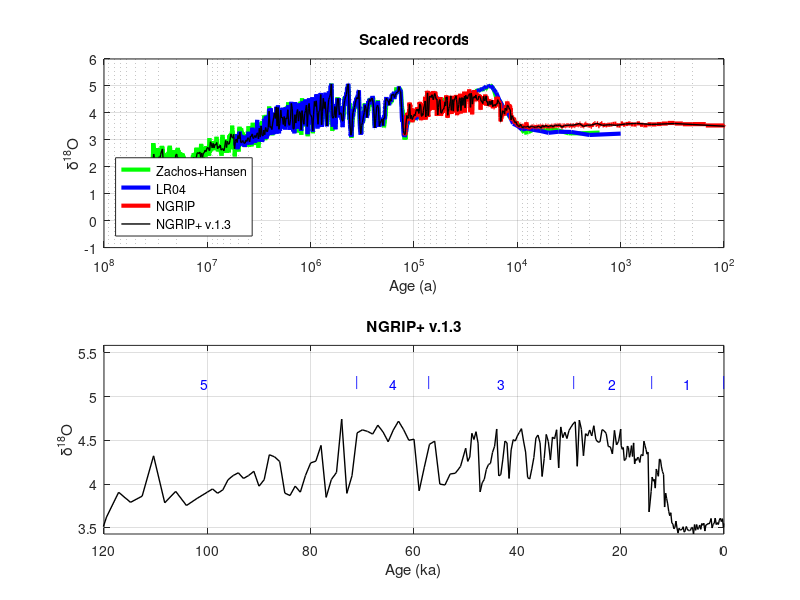

MATLAB code for this plot:
function [ ] = make_climatecurves()

%% Written by Ángel Rodés -- SUERC
% angelrodes@gmail.com
% 2018

% This script generates paleo-climate curves:
%  -Ages
%  -d18O: combined curves from NGRIP, LR04, Zachos et al. (2008) 
%    and Hansen et al. (2013), scaled to LR04 (Lisiecki & Raymo, 2005)
%  -MIS names and MIS start and end ages

% Version
climatecurves.ver='NGRIP+ v.1.3';

%% load LR04 data
% Lisiecki, L. E., and M. E. Raymo (2005), A Pliocene-
% Pleistocene stack of 57 globally distributed benthic d18O records, 
% Paleoceanography,20, PA1003, doi:10.1029/2004PA001071.
data=csvread('LR04.csv');
LR04.age=1000*data(:,1)';
LR04.d18O=data(:,2)';

%% load and scale NGRIP data
% North Greenland Ice Core Project members (2004)
% High-resolution record of Northern Hemisphere climate extending into the
% last interglacial period. Nature 431(7005):147-151. 
data=csvread('NGRIP.csv');
NGRIP.age=data(:,1)';
NGRIP.d8Otemp=data(:,2)';
p = polyfit(NGRIP.d8Otemp,interp1(LR04.age,LR04.d18O,NGRIP.age),1);
NGRIP.d18O=polyval(p,NGRIP.d8Otemp); % scale to LR04

%% Load an scale Zachos et al. (2008) and Hansen et al. (2013) data
% SOURCE: http://www.columbia.edu/~mhs119/Sensitivity+SL+CO2/Table.txt
% NAME OF DATA SET: Cenozoic Global Deep-Sea Stable Isotope Data
% LAST UPDATE: 10/2008 (Original receipt by WDC Paleo)
% CONTRIBUTOR: Jim Zachos, University of California, Santa Cruz
% IGBP PAGES/WDCA CONTRIBUTION SERIES NUMBER: 2008-098
% WDC PALEO CONTRIBUTION SERIES CITATION: 
% Zachos, J., et al. 2008.
% Cenozoic Global Deep-Sea Stable Isotope Data. 
% IGBP PAGES/World Data Center for Paleoclimatology 
% Data Contribution Series # 2008-098. 
% NOAA/NCDC Paleoclimatology Program, Boulder CO, USA.
data=csvread('Zachos2008Hansen2013.csv');
ZACHOS.age=1e6*data(:,1)';
ZACHOS.d8Otemp=data(:,2)';
p = polyfit(interp1(ZACHOS.age,ZACHOS.d8Otemp,LR04.age(LR04.age>min(ZACHOS.age))),LR04.d18O(LR04.age>min(ZACHOS.age)),1);
ZACHOS.d18O=polyval(p,ZACHOS.d8Otemp); % scale to LR04

%% combine curves
climatecurves.age=[NGRIP.age,LR04.age(LR04.age>max(NGRIP.age)),ZACHOS.age(ZACHOS.age>max(LR04.age))];
climatecurves.d18O=[NGRIP.d18O,LR04.d18O(LR04.age>max(NGRIP.age)),ZACHOS.d18O(ZACHOS.age>max(LR04.age))];

%% remove duplicated ages
[~,ia,~] = unique(climatecurves.age,'first');
climatecurves.age=climatecurves.age(ia);
climatecurves.d18O=climatecurves.d18O(ia);

%% simplify curve for cosmonuclide accumulation
% newages=[PALEO.age(PALEO.age<100e3),10.^(5:log10(1.005):log10(max(PALEO.age)))]; % 0.5% increase after 100ka
newages=[0:20:90,...
    100:200:20e3-100,...
    20e3:400:50e3-200,...
    50e3:1000:1e5-200,...
    10.^(5:log10(1.02):log10(max(climatecurves.age)))]; % 2% increase after 100ka
newd18O=interp1(climatecurves.age,climatecurves.d18O,newages);
climatecurves.age=newages;
climatecurves.d18O=newd18O;

%% MIS names and ages
climatecurves.MISname=[{'1'},{'2'},{'3'},{'4'},{'5'},{'6'},{'7'},{'8'},{'9'},{'10'},{'11'},{'12'},{'13'},{'14'},{'15'},{'16'},{'17'},{'18'},{'19'},{'20'},{'21'},{'22'},{'23'},{'24'},{'25'},{'26'},{'27'},{'28'},{'29'},{'30'},{'31'},{'32'},{'33'},{'34'},{'35'},{'36'},{'37'},{'38'},{'39'},{'40'},{'41'},{'42'},{'43'},{'44'},{'45'},{'46'},{'47'},{'48'},{'49'},{'50'},{'51'},{'52'},{'53'},{'54'},{'55'},{'56'},{'57'},{'58'},{'59'},{'60'},{'61'},{'62'},{'63'},{'64'},{'65'},{'66'},{'67'},{'68'},{'69'},{'70'},{'71'},{'72'},{'73'},{'74'},{'75'},{'76'},{'77'},{'78'},{'79'},{'80'},{'81'},{'82'},{'83'},{'84'},{'85'},{'86'},{'87'},{'88'},{'89'},{'90'},{'91'},{'92'},{'93'},{'94'},{'95'},{'96'},{'97'},{'98'},{'99'},{'100'},{'101'},{'102'},{'103'},{'104'},{'G1'},{'G2'},{'G3'},{'G4'},{'G5'},{'G6'},{'G7'},{'G8'},{'G9'},{'G10'},{'G11'},{'G12'},{'G13'},{'G14'},{'G15'},{'G16'},{'G17'},{'G18'},{'G19'},{'G20'},{'G21'},{'G22'},{'K1'},{'K2'},{'KM1'},{'KM2'},{'KM3'},{'KM4'},{'KM5'},{'KM6'},{'M1'},{'M2'},{'MG1'},{'MG2'},{'MG3'},{'MG4'},{'MG5'},{'MG6'},{'MG7'},{'MG8'},{'MG9'},{'MG10'},{'MG11'},{'MG12'},{'Gi1'},{'Gi2'},{'Gi3'},{'Gi4'},{'Gi5'},{'Gi6'},{'Gi7'},{'Gi8'},{'Gi9'},{'Gi10'},{'Gi11'},{'Gi12'},{'Gi13'},{'Gi14'},{'Gi15'},{'Gi16'},{'Gi17'},{'Gi18'},{'Gi19'},{'Gi20'},{'Gi21'},{'Gi22'},{'Gi23'},{'Gi24'},{'Gi25'},{'Gi26'},{'Gi27'},{'Gi28'},{'Co1'},{'Co2'},{'Co3'},{'Co4'},{'CN1'},{'CN2'},{'CN3'},{'CN4'},{'CN5'},{'CN6'},{'CN7'},{'CN8'},{'N1'},{'N2'},{'N3'},{'N4'},{'N5'},{'N6'},{'N7'},{'N8'},{'N9'},{'N10'},{'NS1'},{'NS2'},{'NS3'},{'NS4'},{'NS5'},{'NS6'},{'Si1'},{'Si2'},{'Si3'},{'Si4'},{'Si5'},{'Si6'},{'ST1'},{'ST2'},{'ST3'},{'ST4'},{'T1'},{'T2'},{'T3'},{'T4'},{'T5'},{'T6'},{'T7'},{'T8'},{'TG1'},{'TG2'},{'TG3'},{'TG4'},{'TG5'},{'TG6'}];
climatecurves.MISend=1e3*[0,14,29,57,71,130,191,243,300,337,374,424,478,533,563,621,676,712,761,790,814,866,900,917,936,959,970,982,1014,1031,1062,1081,1104,1114,1141,1190,1215,1244,1264,1286,1304,1320,1344,1362,1383,1405,1424,1452,1469,1492,1510,1530,1547.5,1570,1585,1608,1628.5,1642.5,1670,1697.5,1715,1743,1758,1782,1802.5,1816,1826,1832.5,1849,1859.5,1875,1898,1915,1941,1965,1990,2017,2043,2088,2103,2125,2146,2168,2192,2207.5,2236,2250,2273,2291,2309,2333,2350,2373,2387,2407,2427,2452,2477,2494,2510,2540,2554,2575,2595,2614,2638,2652,2681,2690,2704,2730,2759,2777,2798,2820,2838,2858,2876,2893,2913,2937,2966,2982.5,2999,3025,3039,3055,3087,3097,3119,3150,3167,3184,3212,3238,3264,3312,3332,3347,3372,3387,3444,3471,3517,3532,3546,3566,3578,3592,3619,3637,3660,3676,3705,3719,3742,3752,3768,3798,3822,3835,3862,3879,3912,3923,3939,3952,3978,4007,4029,4048,4085,4098,4146,4175,4192,4211,4232,4259,4286,4303,4327,4335,4356,4371,4395,4420,4446,4457,4487,4508,4523,4538,4570,4587,4603,4622,4648,4658,4684,4702.5,4722.5,4737,4766,4778,4807,4821,4840,4860,4883,4904,4931,4952.5,4976,4985,5002,5016,5038,5070,5094,5116,5165,5188,5241,5266,5289,5301,5315];
climatecurves.MISstart=1e3*[14,29,57,71,130,191,243,300,337,374,424,478,533,563,621,676,712,761,790,814,866,900,917,936,959,970,982,1014,1031,1062,1081,1104,1114,1141,1190,1215,1244,1264,1286,1304,1320,1344,1362,1383,1405,1424,1452,1469,1492,1510,1530,1547.5,1570,1585,1608,1628.5,1642.5,1670,1697.5,1715,1743,1758,1782,1802.5,1816,1826,1832.5,1849,1859.5,1875,1898,1915,1941,1965,1990,2017,2043,2088,2103,2125,2146,2168,2192,2207.5,2236,2250,2273,2291,2309,2333,2350,2373,2387,2407,2427,2452,2477,2494,2510,2540,2554,2575,2595,2614,2638,2652,2681,2690,2704,2730,2759,2777,2798,2820,2838,2858,2876,2893,2913,2937,2966,2982.5,2999,3025,3039,3055,3087,3097,3119,3150,3167,3184,3212,3238,3264,3312,3332,3347,3372,3387,3444,3471,3517,3532,3546,3566,3578,3592,3619,3637,3660,3676,3705,3719,3742,3752,3768,3798,3822,3835,3862,3879,3912,3923,3939,3952,3978,4007,4029,4048,4085,4098,4146,4175,4192,4211,4232,4259,4286,4303,4327,4335,4356,4371,4395,4420,4446,4457,4487,4508,4523,4538,4570,4587,4603,4622,4648,4658,4684,4702.5,4722.5,4737,4766,4778,4807,4821,4840,4860,4883,4904,4931,4952.5,4976,4985,5002,5016,5038,5070,5094,5116,5165,5188,5241,5266,5289,5301,5315,5320];

% %% generate a paleotemperature curve (not used)
% temperatures=[-6,0]; % references for maximum d18O <115 ka and mean dO18 <100 a
% % see https://en.wikipedia.org/wiki/File:All_palaeotemps.png#Summary
% deltas=[max(PALEO.d18O(PALEO.age<115000)),mean(PALEO.d18O(PALEO.age<100))];
% p = polyfit(deltas,temperatures,1);
% PALEO.temp=polyval(p,PALEO.d18O);

% save climatecurves climatecurves
save('climatecurves.mat','climatecurves','-v7')

%% plot curves
figure('units','normalized','outerposition',[0 0.5 0.5 0.5],'Name','Climate proxy')
subplot(2,1,1)
hold on
% plot(climatecurves.age,climatecurves.d18O,'-','Color',[0.7 0.7 0.7],'LineWidth',3)
plot(ZACHOS.age,ZACHOS.d18O,'-g','LineWidth',3)
plot(LR04.age,LR04.d18O,'-b','LineWidth',3)
plot(NGRIP.age,NGRIP.d18O,'-r','LineWidth',3)
plot(climatecurves.age,climatecurves.d18O,'-','Color','k','LineWidth',1)
legend('Zachos+Hansen','LR04','NGRIP',climatecurves.ver,...
    'Location','southwest')
ylabel('\delta^{18}O')
set(gca, 'Xdir', 'reverse')
xlabel('Age (a)')
set(gca, 'XScale', 'log')
xlim([1e2 1e8])
box on 
grid on
title('Scaled records')

subplot(2,1,2)
hold on
plot(climatecurves.age/1e3,climatecurves.d18O,'-','Color','k','LineWidth',1)
for n=1:numel(climatecurves.MISend)
    text(climatecurves.MISend(n)/1e3,max(climatecurves.d18O),...
        '|',...
        'HorizontalAlignment','center','VerticalAlignment','bottom',...
        'Clipping', 'on','Color','b')
    text((climatecurves.MISend(n)/2+climatecurves.MISstart(n)/2)/1e3,max(climatecurves.d18O),...
        climatecurves.MISname(n),...
        'HorizontalAlignment','center','VerticalAlignment','bottom',...
        'Clipping', 'on','Color','b')
end
ylabel('\delta^{18}O')
xlabel('Age (ka)')
set(gca, 'Xdir', 'reverse')
% set(gca, 'XScale', 'log')
xlim([0 1.2e5/1e3])
ylim([min(climatecurves.d18O(climatecurves.age<1.2e5)) max(climatecurves.d18O)*1.1])
set (gca, 'Clipping', 'on');
box on
grid on
title(climatecurves.ver)

%figure(2000)
%subplot(2,1,1)
%hold on
%% plot(climatecurves.age,climatecurves.d18O,'-','Color',[0.7 0.7 0.7],'LineWidth',3)
%plot(ZACHOS.age,ZACHOS.d18O,'-g','LineWidth',2)
%plot(LR04.age,LR04.d18O,'-b','LineWidth',2)
%plot(NGRIP.age,NGRIP.d18O,'-r','LineWidth',2)
%plot(climatecurves.age,climatecurves.d18O,'-','Color','k','LineWidth',1)
%legend('Zachos+Hansen','LR04','NGRIP',climatecurves.ver,...
%    'Location','southeast')
%ylabel('\delta^{18}O')
%set(gca, 'Xdir', 'reverse')
%xlabel('Age (a)')
%set(gca, 'XScale', 'log')
%xlim([1e2 1e8])
%box on 
%grid on
%title('A')

end
